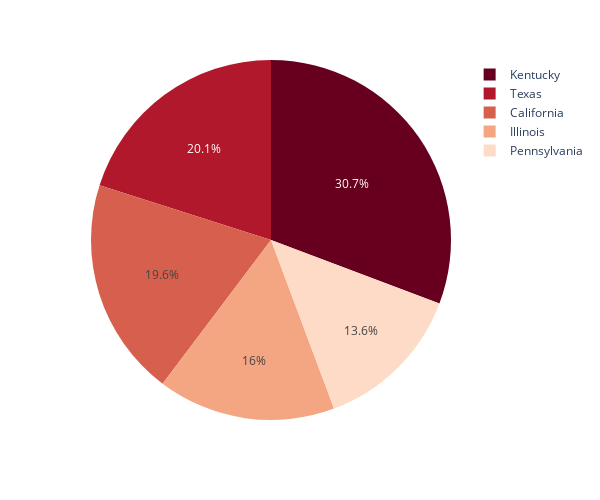

Notebook source saved alongside this figure:
### Code cell
# then represent this with a pie chart
fig = px.pie(gun_reg,names='state',values = 'totals', color_discrete_sequence=px.colors.sequential.RdBu,
             #color_discrete_sequence = ['#1c4e80","#0091d5'],
             width=600, height=500)
fig.show()

### Figure 1 — Plotly figure (JSON) as saved in the notebook; plotly's stock layout.template omitted (floating-point values rounded to 4 significant figures)
{"data": [{"domain": {"x": [0, 1], "y": [0, 1]}, "hovertemplate": "state=%{label}<br>totals=%{value}<extra></extra>", "labels": ["Kentucky", "Texas", "California", "Illinois", "Pennsylvania"], "legendgroup": "", "name": "", "showlegend": true, "type": "pie", "values": [29762434, 19435186, 19014063, 15471534, 13133876]}], "layout": {"height": 500, "legend": {"tracegroupgap": 0}, "margin": {"t": 60}, "piecolorway": ["rgb(103,0,31)", "rgb(178,24,43)", "rgb(214,96,77)", "rgb(244,165,130)", "rgb(253,219,199)", "rgb(247,247,247)", "rgb(209,229,240)", "rgb(146,197,222)", "rgb(67,147,195)", "rgb(33,102,172)", "rgb(5,48,97)"], "width": 600}}
